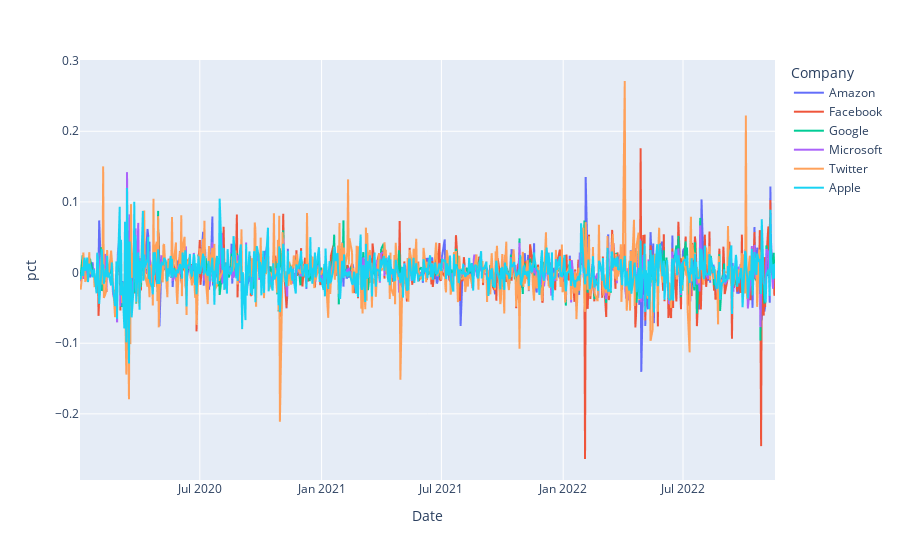

Here is the notebook cell this chart was saved with:
### Code cell
import plotly.express as px

fig = px.line(DataSet, x="Date", y="pct", color='Company')
fig.show()

### Figure 1 — Plotly figure (JSON) as saved in the notebook; plotly's stock layout.template omitted (floating-point values rounded to 4 significant figures; data arrays with more than 128 entries replaced by an {"elided": "..."} marker saying what was removed)
{"data": [{"hovertemplate": "Company=Amazon<br>Date=%{x}<br>pct=%{y}<extra></extra>", "legendgroup": "Amazon", "line": {"color": "#636efa", "dash": "solid"}, "marker": {"symbol": "circle"}, "mode": "lines", "name": "Amazon", "showlegend": true, "type": "scattergl", "x": {"elided": "727 str values"}, "xaxis": "x", "y": {"elided": "727 float values"}, "yaxis": "y"}, {"hovertemplate": "Company=Facebook<br>Date=%{x}<br>pct=%{y}<extra></extra>", "legendgroup": "Facebook", "line": {"color": "#EF553B", "dash": "solid"}, "marker": {"symbol": "circle"}, "mode": "lines", "name": "Facebook", "showlegend": true, "type": "scattergl", "x": {"elided": "727 str values"}, "xaxis": "x", "y": {"elided": "727 float values"}, "yaxis": "y"}, {"hovertemplate": "Company=Google<br>Date=%{x}<br>pct=%{y}<extra></extra>", "legendgroup": "Google", "line": {"color": "#00cc96", "dash": "solid"}, "marker": {"symbol": "circle"}, "mode": "lines", "name": "Google", "showlegend": true, "type": "scattergl", "x": {"elided": "727 str values"}, "xaxis": "x", "y": {"elided": "727 float values"}, "yaxis": "y"}, {"hovertemplate": "Company=Microsoft<br>Date=%{x}<br>pct=%{y}<extra></extra>", "legendgroup": "Microsoft", "line": {"color": "#ab63fa", "dash": "solid"}, "marker": {"symbol": "circle"}, "mode": "lines", "name": "Microsoft", "showlegend": true, "type": "scattergl", "x": {"elided": "727 str values"}, "xaxis": "x", "y": {"elided": "727 float values"}, "yaxis": "y"}, {"hovertemplate": "Company=Twitter<br>Date=%{x}<br>pct=%{y}<extra></extra>", "legendgroup": "Twitter", "line": {"color": "#FFA15A", "dash": "solid"}, "marker": {"symbol": "circle"}, "mode": "lines", "name": "Twitter", "showlegend": true, "type": "scattergl", "x": {"elided": "712 str values"}, "xaxis": "x", "y": {"elided": "712 float values"}, "yaxis": "y"}, {"hovertemplate": "Company=Apple<br>Date=%{x}<br>pct=%{y}<extra></extra>", "legendgroup": "Apple", "line": {"color": "#19d3f3", "dash": "solid"}, "marker": {"symbol": "circle"}, "mode": "lines", "name": "Apple", "showlegend": true, "type": "scattergl", "x": {"elided": "727 str values"}, "xaxis": "x", "y": {"elided": "727 float values"}, "yaxis": "y"}], "layout": {"legend": {"title": {"text": "Company"}, "tracegroupgap": 0}, "margin": {"t": 60}, "xaxis": {"anchor": "y", "domain": [0, 1], "title": {"text": "Date"}}, "yaxis": {"anchor": "x", "domain": [0, 1], "title": {"text": "pct"}}}}
